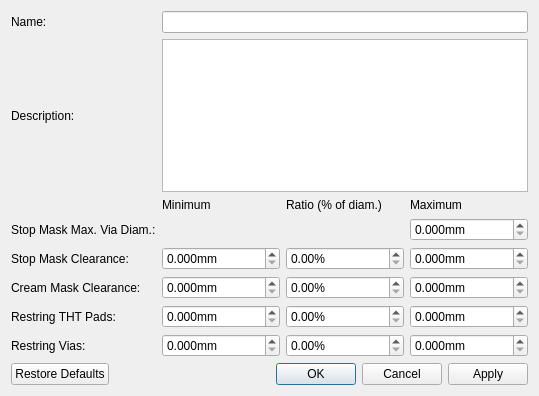
<?xml version="1.0" encoding="UTF-8"?>
<ui version="4.0">
 <class>librepcb::BoardDesignRulesDialog</class>
 <widget class="QDialog" name="librepcb::BoardDesignRulesDialog">
  <property name="geometry">
   <rect>
    <x>0</x>
    <y>0</y>
    <width>539</width>
    <height>396</height>
   </rect>
  </property>
  <property name="windowTitle">
   <string>Board Design Rules</string>
  </property>
  <layout class="QGridLayout" name="gridLayout">
   <item row="0" column="0">
    <widget class="QLabel" name="label">
     <property name="text">
      <string>Name:</string>
     </property>
    </widget>
   </item>
   <item row="1" column="0">
    <widget class="QLabel" name="label_2">
     <property name="text">
      <string>Description:</string>
     </property>
    </widget>
   </item>
   <item row="2" column="1">
    <widget class="QLabel" name="label_4">
     <property name="text">
      <string>Minimum</string>
     </property>
    </widget>
   </item>
   <item row="2" column="2">
    <widget class="QLabel" name="label_5">
     <property name="text">
      <string>Ratio (% of diam.)</string>
     </property>
    </widget>
   </item>
   <item row="2" column="3">
    <widget class="QLabel" name="label_9">
     <property name="text">
      <string>Maximum</string>
     </property>
    </widget>
   </item>
   <item row="3" column="0">
    <widget class="QLabel" name="label_6">
     <property name="text">
      <string>Stop Mask Max. Via Diam.:</string>
     </property>
    </widget>
   </item>
   <item row="3" column="3">
    <widget class="QDoubleSpinBox" name="spbxStopMaskMaxViaDia">
     <property name="suffix">
      <string notr="true">mm</string>
     </property>
     <property name="decimals">
      <number>3</number>
     </property>
     <property name="maximum">
      <double>999.999000000000024</double>
     </property>
     <property name="singleStep">
      <double>0.100000000000000</double>
     </property>
    </widget>
   </item>
   <item row="4" column="0">
    <widget class="QLabel" name="label_3">
     <property name="text">
      <string>Stop Mask Clearance:</string>
     </property>
    </widget>
   </item>
   <item row="4" column="1">
    <widget class="QDoubleSpinBox" name="spbxStopMaskClrMin">
     <property name="suffix">
      <string notr="true">mm</string>
     </property>
     <property name="decimals">
      <number>3</number>
     </property>
     <property name="maximum">
      <double>999.999000000000024</double>
     </property>
     <property name="singleStep">
      <double>0.100000000000000</double>
     </property>
    </widget>
   </item>
   <item row="4" column="2">
    <widget class="QDoubleSpinBox" name="spbxStopMaskClrRatio">
     <property name="suffix">
      <string notr="true">%</string>
     </property>
     <property name="decimals">
      <number>2</number>
     </property>
     <property name="maximum">
      <double>1000.000000000000000</double>
     </property>
     <property name="singleStep">
      <double>10.000000000000000</double>
     </property>
    </widget>
   </item>
   <item row="4" column="3">
    <widget class="QDoubleSpinBox" name="spbxStopMaskClrMax">
     <property name="suffix">
      <string notr="true">mm</string>
     </property>
     <property name="decimals">
      <number>3</number>
     </property>
     <property name="maximum">
      <double>999.999000000000024</double>
     </property>
     <property name="singleStep">
      <double>0.100000000000000</double>
     </property>
    </widget>
   </item>
   <item row="5" column="0">
    <widget class="QLabel" name="label_8">
     <property name="text">
      <string>Cream Mask Clearance:</string>
     </property>
    </widget>
   </item>
   <item row="5" column="1">
    <widget class="QDoubleSpinBox" name="spbxCreamMaskClrMin">
     <property name="suffix">
      <string notr="true">mm</string>
     </property>
     <property name="decimals">
      <number>3</number>
     </property>
     <property name="maximum">
      <double>999.999000000000024</double>
     </property>
     <property name="singleStep">
      <double>0.100000000000000</double>
     </property>
    </widget>
   </item>
   <item row="5" column="2">
    <widget class="QDoubleSpinBox" name="spbxCreamMaskClrRatio">
     <property name="suffix">
      <string notr="true">%</string>
     </property>
     <property name="decimals">
      <number>2</number>
     </property>
     <property name="maximum">
      <double>1000.000000000000000</double>
     </property>
     <property name="singleStep">
      <double>10.000000000000000</double>
     </property>
    </widget>
   </item>
   <item row="5" column="3">
    <widget class="QDoubleSpinBox" name="spbxCreamMaskClrMax">
     <property name="suffix">
      <string notr="true">mm</string>
     </property>
     <property name="decimals">
      <number>3</number>
     </property>
     <property name="maximum">
      <double>999.999000000000024</double>
     </property>
     <property name="singleStep">
      <double>0.100000000000000</double>
     </property>
    </widget>
   </item>
   <item row="6" column="0">
    <widget class="QLabel" name="label_7">
     <property name="text">
      <string>Restring THT Pads:</string>
     </property>
    </widget>
   </item>
   <item row="6" column="1">
    <widget class="QDoubleSpinBox" name="spbxRestringPadsMin">
     <property name="suffix">
      <string notr="true">mm</string>
     </property>
     <property name="decimals">
      <number>3</number>
     </property>
     <property name="maximum">
      <double>999.999000000000024</double>
     </property>
     <property name="singleStep">
      <double>0.100000000000000</double>
     </property>
    </widget>
   </item>
   <item row="6" column="2">
    <widget class="QDoubleSpinBox" name="spbxRestringPadsRatio">
     <property name="suffix">
      <string notr="true">%</string>
     </property>
     <property name="decimals">
      <number>2</number>
     </property>
     <property name="maximum">
      <double>1000.000000000000000</double>
     </property>
     <property name="singleStep">
      <double>10.000000000000000</double>
     </property>
    </widget>
   </item>
   <item row="6" column="3">
    <widget class="QDoubleSpinBox" name="spbxRestringPadsMax">
     <property name="suffix">
      <string notr="true">mm</string>
     </property>
     <property name="decimals">
      <number>3</number>
     </property>
     <property name="maximum">
      <double>999.999000000000024</double>
     </property>
     <property name="singleStep">
      <double>0.100000000000000</double>
     </property>
    </widget>
   </item>
   <item row="7" column="0">
    <widget class="QLabel" name="label_10">
     <property name="text">
      <string>Restring Vias:</string>
     </property>
    </widget>
   </item>
   <item row="7" column="1">
    <widget class="QDoubleSpinBox" name="spbxRestringViasMin">
     <property name="suffix">
      <string notr="true">mm</string>
     </property>
     <property name="decimals">
      <number>3</number>
     </property>
     <property name="maximum">
      <double>999.999000000000024</double>
     </property>
     <property name="singleStep">
      <double>0.100000000000000</double>
     </property>
    </widget>
   </item>
   <item row="7" column="2">
    <widget class="QDoubleSpinBox" name="spbxRestringViasRatio">
     <property name="suffix">
      <string notr="true">%</string>
     </property>
     <property name="decimals">
      <number>2</number>
     </property>
     <property name="maximum">
      <double>1000.000000000000000</double>
     </property>
     <property name="singleStep">
      <double>10.000000000000000</double>
     </property>
    </widget>
   </item>
   <item row="7" column="3">
    <widget class="QDoubleSpinBox" name="spbxRestringViasMax">
     <property name="suffix">
      <string notr="true">mm</string>
     </property>
     <property name="decimals">
      <number>3</number>
     </property>
     <property name="maximum">
      <double>999.999000000000024</double>
     </property>
     <property name="singleStep">
      <double>0.100000000000000</double>
     </property>
    </widget>
   </item>
   <item row="8" column="0" colspan="4">
    <widget class="QDialogButtonBox" name="buttonBox">
     <property name="orientation">
      <enum>Qt::Horizontal</enum>
     </property>
     <property name="standardButtons">
      <set>QDialogButtonBox::Apply|QDialogButtonBox::Cancel|QDialogButtonBox::Ok|QDialogButtonBox::RestoreDefaults</set>
     </property>
    </widget>
   </item>
   <item row="1" column="1" colspan="3">
    <widget class="QPlainTextEdit" name="txtDescription"/>
   </item>
   <item row="0" column="1" colspan="3">
    <widget class="QLineEdit" name="edtName"/>
   </item>
  </layout>
 </widget>
 <resources/>
 <connections>
  <connection>
   <sender>buttonBox</sender>
   <signal>accepted()</signal>
   <receiver>librepcb::BoardDesignRulesDialog</receiver>
   <slot>accept()</slot>
   <hints>
    <hint type="sourcelabel">
     <x>257</x>
     <y>386</y>
    </hint>
    <hint type="destinationlabel">
     <x>225</x>
     <y>391</y>
    </hint>
   </hints>
  </connection>
  <connection>
   <sender>buttonBox</sender>
   <signal>rejected()</signal>
   <receiver>librepcb::BoardDesignRulesDialog</receiver>
   <slot>reject()</slot>
   <hints>
    <hint type="sourcelabel">
     <x>325</x>
     <y>386</y>
    </hint>
    <hint type="destinationlabel">
     <x>387</x>
     <y>391</y>
    </hint>
   </hints>
  </connection>
 </connections>
</ui>
